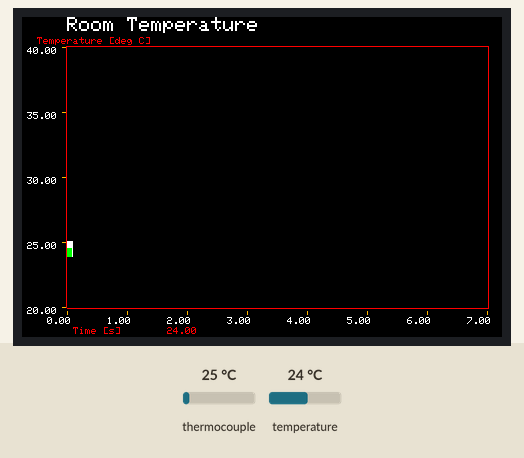
Bench run of a sketch on a simulated Arduino Uno, built with avr-gcc and run on an emulated ATmega328P. On the bench: 480×320 colour display. The inputs (shaded band) are chosen by the test bench; at power-on: thermocouple 25 °C, temperature 24 °C.

Above: at 2.5 s.
2.6 s: thermocouple set to 6 °C
At 3.28 s:
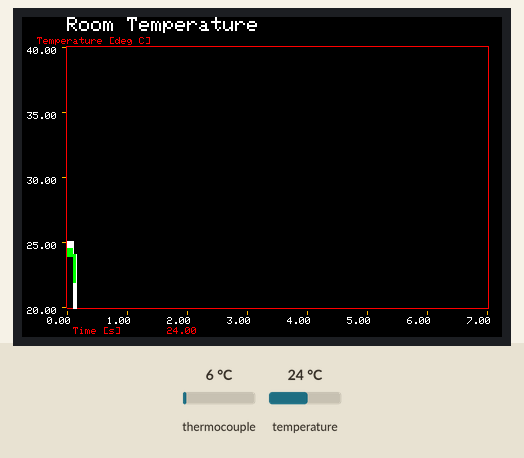
4.1 s: temperature set to 12 °C
At 4.48 s:
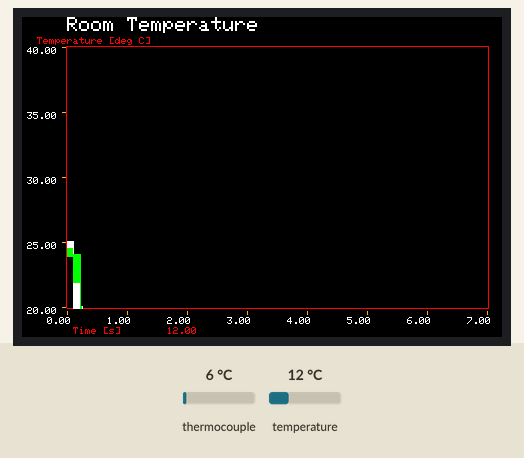
5.6 s: thermocouple set to 75 °C
At 5.93 s:
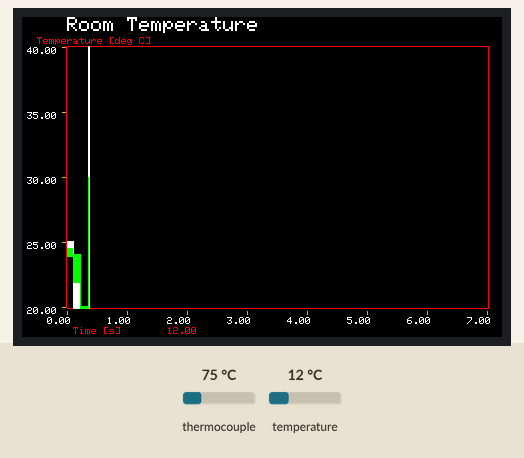
7.1 s: temperature set to 19 °C
At 7.49 s:
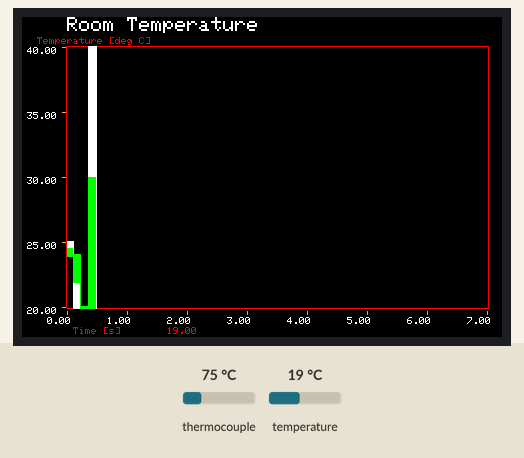
8.7 s: thermocouple set to 2 °C
At 9.14 s:
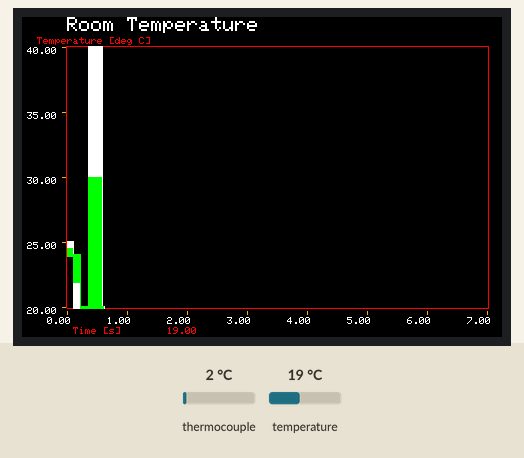
10.4 s: temperature set to 28 °C
At 10.94 s:
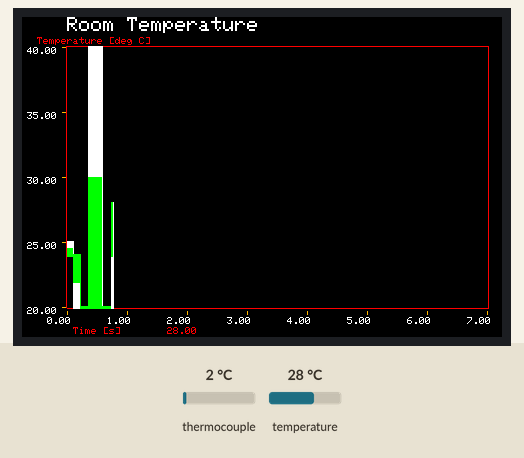
Timing chart, 0 to 12.9 s (numbered marks = the images above; inputs shaded):
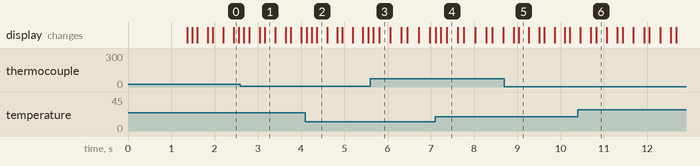

The sketch:

20171201_Mega_Graph_2.ino
```cpp
/*
from https://drive.google.com/file/d/0ByEQKtsOckWBNy1GVS1MMm0zSkk/view
https://www.youtube.com/watch?v=YejRbIKe6e0


This program provides cartesian type graph function

It requires and Arduino Mega (or UNO) and an Adafruit 3.5" TFT 320x480 + Touchscreen Breakout Board
https://learn.adafruit.com/adafruit-3-5-color-320x480-tft-touchscreen-breakout/overview

Adafruit libraries
https://github.com/adafruit/Adafruit_HX8357_Library/archive/master.zip
https://github.com/adafruit/Adafruit-GFX-Library/archive/master.zip

optional touch screen libraries
https://github.com/adafruit/Touch-Screen-Library/archive/master.zip

Revisions
rev     date        author      description
1       12-24-2015  kasprzak    initial creation


This pin setting will also operate the SD card

Pin settings

  Arduino   device
  5V        Vin
  GND       GND
  A0
  A1
  A2         Y+ (for touch screen use)
  A3         X- (for touch screen use)
  A4
  A5
  1
  2
  3
  4         CCS (42 for mega)
  5
  6
  7         Y- (44 for mega)
  8         X+ (46 for mega)
  9         DC (48 on mega * change define)
  10        CS (53 for mega * change define)
  11        MOSI (51 for mega)
  12        MISO  (50 for mega)
  13        CLK (SCK) (52 for mega)
  44        Y- (for touch screen only)
  46        X+ (for touch screen only)
  48        DC
  SDA
  SLC

*/


#include <TFT_HX8357.h> // Hardware-specific library
TFT_HX8357 tft = TFT_HX8357();       // Invoke custom library
#define TFT_GREY 0x7BEF


//#define ADJ_PIN A0


// this is the only external variable used by the graph
// it's a flat to draw the coordinate system only on the first pass
// boolean display1 = true;
// boolean display2 = true;
// boolean display3 = true;
// boolean display4 = true;
// boolean display5 = true;
// boolean display6 = true;
boolean display7 = true;
// boolean display8 = true;
// boolean display9 = true;
double ox , oy ;

//MAX31855
#include "Adafruit_MAX31855.h"
int vccPin = 2;
//3v3 out
int gndPin = 4;
#define MAXDO   5
#define MAXCS   6
#define MAXCLK  7

// initialize the Thermocouple
Adafruit_MAX31855 thermocouple(MAXCLK, MAXCS, MAXDO);


void setup() {

  tft.init();
  tft.setRotation(1);

  //power up MAX31855
  pinMode(vccPin, OUTPUT); digitalWrite(vccPin, HIGH);
  pinMode(gndPin, OUTPUT); digitalWrite(gndPin, LOW);

  Serial.begin(38400);

  delay(1000);
  tft.fillScreen(TFT_BLACK);


}


void loop(void) {
  double x, y, yint;
  //for (x = 0; x <= 7; x += 0.0023809524) {
  for (x = 0; x <= 7; x += 0.01) {
    //y=thermocouple.readFarenheit();
    y=thermocouple.readCelsius();
    yint=thermocouple.readInternal();
    if (isnan(y)) {
      y=0;
    }


 //   Graph(tft, x, y, 50, 290, 390, 260, 0, 60, 10, 70, 90, 5, "Room Temperature", " Time [s]", "Temperature [deg F]", TFT_NAVY, TFT_RED, TFT_GREEN, TFT_WHITE, TFT_BLACK, display7);
    Graph(tft, x, y, "Y",45, 290, 420, 260, 0, 7, 1, 20, 40, 5, "Room Temperature", " Time [s]", "Temperature [deg C]", TFT_ORANGE, TFT_RED, TFT_GREEN, TFT_WHITE, TFT_BLACK, display7);
    Graph(tft, x, yint, "int", 45, 290, 420, 260, 0, 7, 1, 20, 40, 5, "Room Temperature", " Time [s]", "Temperature [deg C]", TFT_ORANGE, TFT_RED, TFT_WHITE, TFT_WHITE, TFT_BLACK, display7);

    delay(100);
  }
  //tft.fillScreen(TFT_BLACK);

}

/*

  function to draw a cartesian coordinate system and plot whatever data you want
  just pass x and y and the graph will be drawn

  huge arguement list
  &d name of your display object
  x = x data point
  y = y datapont
  vname = variable legend display name
  gx = x graph location (lower left)
  gy = y graph location (lower left)
  w = width of graph
  h = height of graph
  xlo = lower bound of x axis
  xhi = upper bound of x asis
  xinc = division of x axis (distance not count)
  ylo = lower bound of y axis
  yhi = upper bound of y asis
  yinc = division of y axis (distance not count)
  title = title of graph
  xlabel = x asis label
  ylabel = y asis label
  gcolor = graph line colors
  acolor = axi ine colors
  pcolor = color of your plotted data
  tcolor = text color
  bcolor = background color
  &redraw = flag to redraw graph on fist call only
*/


void Graph(TFT_HX8357 &d, double x, double y, String vname, double gx, double gy, double w, double h, double xlo, double xhi, double xinc, double ylo, double yhi, double yinc, String title, String xlabel, String ylabel, unsigned int gcolor, unsigned int acolor, unsigned int pcolor, unsigned int tcolor, unsigned int bcolor, boolean &redraw) {

  double ydiv, xdiv;
  // initialize old x and old y in order to draw the first point of the graph
  // but save the transformed value
  // note my transform funcition is the same as the map function, except the map uses long and we need doubles
  //static double ox = (x - xlo) * ( w) / (xhi - xlo) + gx;
  //static double oy = (y - ylo) * (gy - h - gy) / (yhi - ylo) + gy;
  double i;
  double temp;
  double ox1;
  double oy1;
  int rot, newrot;

  if (redraw == true) {

    redraw = false;
    ox = (x - xlo) * ( w) / (xhi - xlo) + gx;
    oy = (y - ylo) * (gy - h - gy) / (yhi - ylo) + gy;
    //ox1 = (x - xlo) * ( w) / (xhi - xlo) + gx;
    //oy1 = (y - ylo) * (gy - h - gy) / (yhi - ylo) + gy;


    d.drawFastHLine(gx, gy+1, w+2, acolor);  //draw x-axis
    d.drawFastHLine(gx, gy-h-1, w+2, acolor); //draw x-axis
    d.drawFastVLine(gx-1, gy-h-1, h+2, acolor); //draw y-axis
    d.drawFastVLine(gx+w+1, gy-h-1, h+2, acolor); //draw y-axis


    // draw y scale
    for ( i = ylo; i <= yhi; i += yinc) {
      // compute the transform
      temp =  (i - ylo) * (gy - h - gy) / (yhi - ylo) + gy;
      d.drawFastHLine(gx-5, temp, 4,  gcolor);

      d.setTextSize(1);
      d.setTextColor(tcolor, bcolor);
      d.setCursor(gx - 40, temp); //y-axis labels
      // precision is default Arduino--this could really use some format control
      d.println(i);
    }
    // draw x scale
    for (i = xlo; i <= xhi; i += xinc) {

      // compute the transform

      temp =  (i - xlo) * ( w) / (xhi - xlo) + gx;
      d.drawFastVLine(temp, gy+4, 4, gcolor);

      d.setTextSize(1);
      d.setTextColor(tcolor, bcolor);
      d.setCursor(temp-20, gy + 10); //x-axis labels
      // precision is default Arduino--this could really use some format control
      d.println(i);
    }


    //now draw the labels
    d.setTextSize(2);
    d.setTextColor(tcolor, bcolor);
    d.setCursor(gx , gy - h - 30);
    d.println(title);

    d.setTextSize(1);
    d.setTextColor(acolor, bcolor);
    d.setCursor(gx , gy + 20);
    d.println(xlabel);

    d.setTextSize(1);
    d.setTextColor(acolor, bcolor);
    d.setCursor(gx - 30, gy - h - 10);
    d.println(ylabel);

    //Build Legend color key
//    tft.setTextSize(1); tft.setTextColor(TFT_WHITE);
//    tft.fillRect(gx+w+1, gy-h-1,, 15, 8, pcolor); tft.setCursor(gx+w+1+16, gy-h-1+0); tft.print(vname);


  }

  //graph drawn now plot the data
  // the entire plotting code are these few lines...
  // recall that ox and oy are initialized as static above

  //Plot current measurement:
  tft.fillRect(gx+100 , gy + 20, 100, 8, TFT_BLACK); //clear out old x
  d.setCursor(gx+100 , gy + 20);
  d.println(y);

  // initialize x/y
  if (x == 0) {
     ox = (x - xlo) * ( w) / (xhi - xlo) + gx;
     oy = (y - ylo) * (gy - h - gy) / (yhi - ylo) + gy;
     }
  if (y > yhi) {
     y = yhi;
     }
  if (y < ylo) {
     y = ylo;
     }
  x =  (x - xlo) * ( w) / (xhi - xlo) + gx;
  y =  (y - ylo) * (gy - h - gy) / (yhi - ylo) + gy;

  ////Draw preceding black 'boxes' to erase old plot lines, !!!WEIRD CODE TO COMPENSATE FOR BUTTONS AND COLOR KEY SO 'ERASER' DOESN'T ERASE BUTTONS AND COLOR KEY!!!
  //if (x >= ox1+w+20) //in range with buffer at beginning
  //{
  //  tft.fillRect(gx, gy-h, 20, h, TFT_GREY);
  //}

  if ((x > gx-20) && (x <= gx+w-20)) //in range with buffer at beginning
  {
    tft.fillRect(x+1, gy-h, 20, h+1, TFT_BLACK);

    //tft.fillRect(284, 208, 18, 8, TFTLCD_BLACK); //clear out old second
  }
  else if ((x > gx+w-20) && (x <= gx+w))
  {
    tft.fillRect(x+1, gy-h, gx+w-x, h+1, TFT_BLACK);
  }

  //plot lines

  d.drawLine(ox, oy, x, y, pcolor);
  d.drawLine(ox, oy + 1, x, y + 1, pcolor);
  d.drawLine(ox, oy - 1, x, y - 1, pcolor);
  ox = x;
  oy = y;
  //print current x
  //tft.fillRect(gx+100 , gy + 20, 300, 8, TFT_BLACK); //clear out old x
  //d.setCursor(gx+100 , gy + 20);
  //d.println(x);
  //d.setCursor(gx+200 , gy + 20);
  //d.println(gx+w-x);
}

/*
  End of graphing functioin
*/
```
